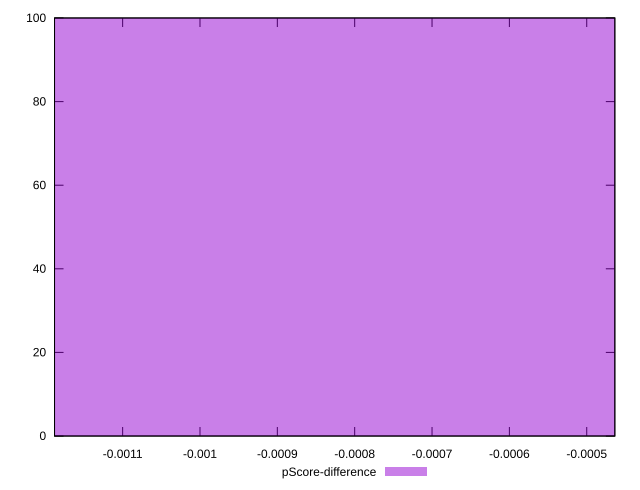

gnuplot code for this plot:
reset

$pScoreDifference <<EOF
0 100
EOF

set key outside below
set boxwidth 0.1
set xrange [-0.0011880522105940372:-0.00046368027868592954]
set yrange [0:100]
set trange [0:100]
set style fill transparent solid 0.5 noborder
set terminal svg size 640, 490 enhanced background rgb 'white'
set output "reports/report_00030_2021-02-24T20-42-31.540Z/dom-size/samples/astro/pScore-difference/histogram.svg"

plot $pScoreDifference title "pScore-difference" with boxes

reset
